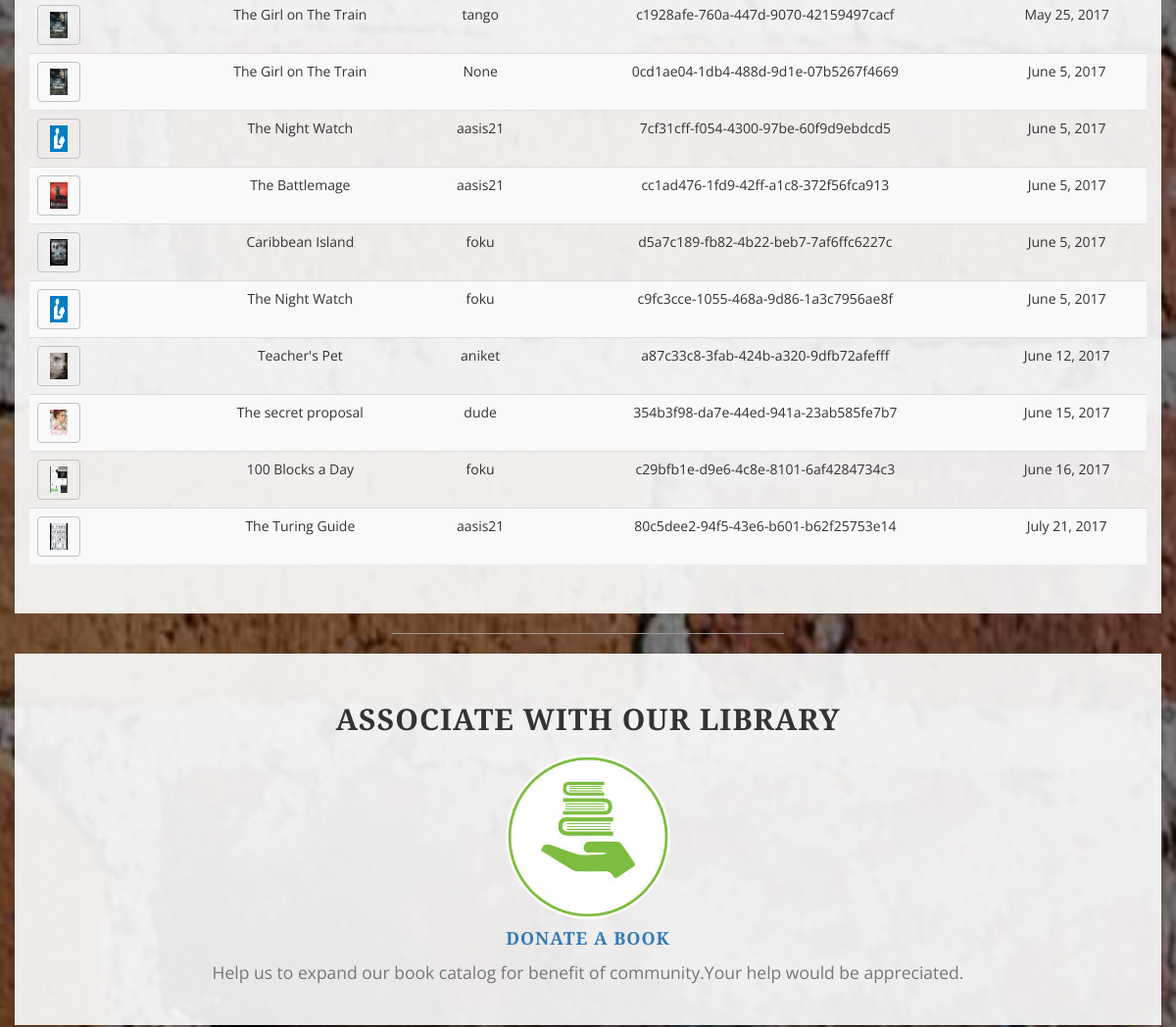
/lib/issued/ (signed in, middle part), run on an earlier commit of the app's database.
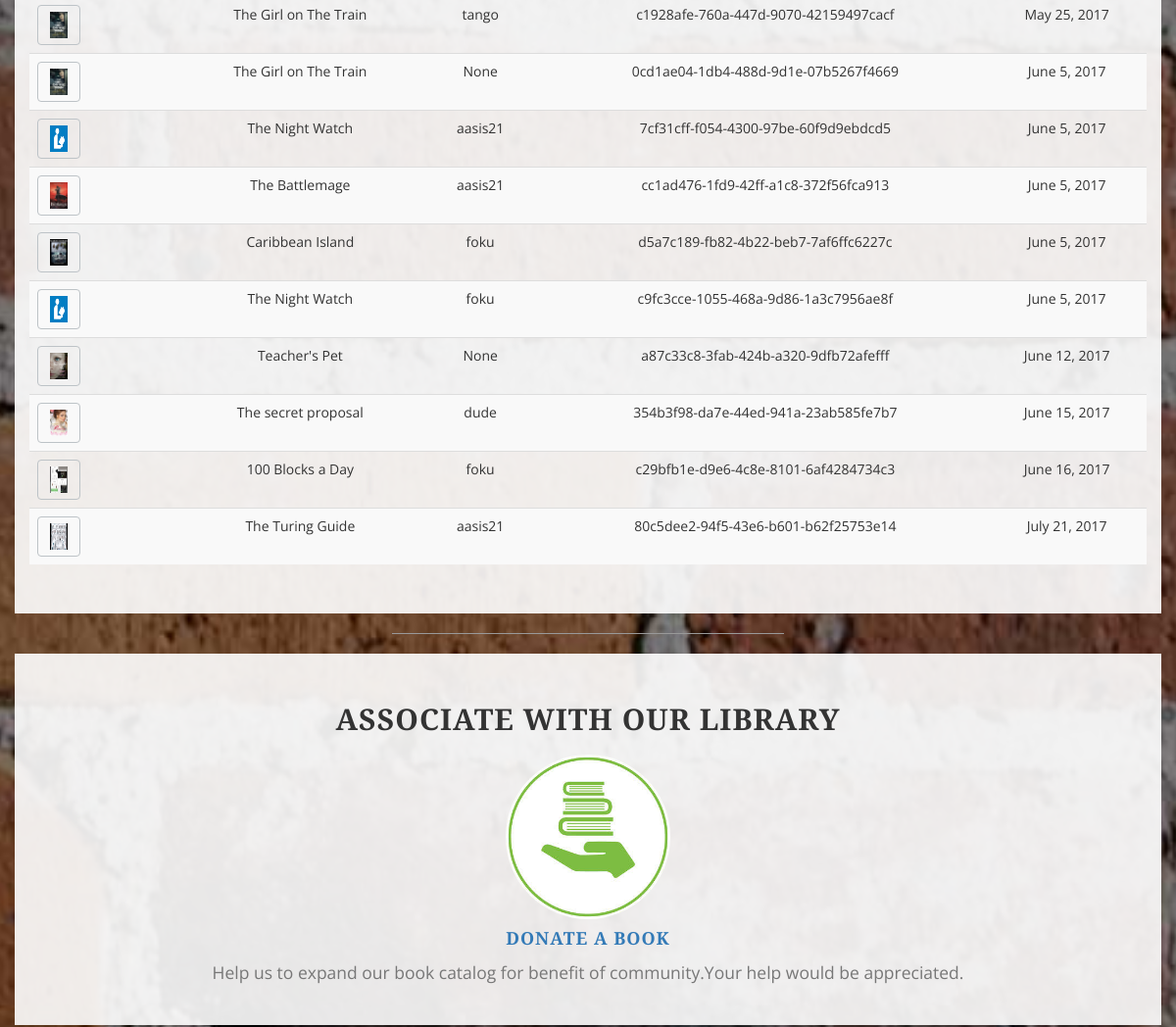
And on a later commit of the database.
### mylib/models.py (models this page shows, shortened)
class BookInstance(models.Model):
    id = models.UUIDField(primary_key=True,default=uuid.uuid4)
    book = models.ForeignKey('Book',on_delete=models.SET_NULL,null=True)
    imprint = models.CharField(max_length=200,blank=True)
    due_back = models.DateField(null=True,blank=True)
    borrower = models.ForeignKey(User,on_delete=models.SET_NULL,null=True,blank=True)
    RETURN_STATUS = (
        ('r', 'Return'),
        ('c', 'Confirm'),
        ('f','Fake request'),
    )
    LOAN_STATUS=(
        ('m','Maintainance'),
        ('o','On_loan'),
        ('a','Available'),
        ('r','Reserved'),
    )
    status=models.CharField(max_length=1,choices=LOAN_STATUS,default='a')
    rtn_status = models.CharField(max_length=1, choices=RETURN_STATUS, null=True, blank=True)
    @property
    def is_overdue(self):
        if date.today() > self.due_back:
            return True
        return False
    class Meta:
        ordering=["due_back"]
        permissions=(("lib_perms","librarian permissions"),("manage_books","book management"))

class Book(models.Model):
    title = models.CharField(max_length=200)
    author = models.ForeignKey(Author, on_delete=models.SET_NULL, null=True)
    description = models.TextField(max_length=1000, null=True, blank=True)
    genre = models.ForeignKey(Genre, on_delete=models.SET_NULL, null=True)
    cover = models.ImageField(upload_to=user_directory_path, null=True, blank=True)
    no_instance = models.IntegerField(null=True, blank=True, default=0)
    def image_url(self):
        if self.cover and hasattr(self.cover,'url'):
            return self.cover.url
        else:
            return '/static/1.jpg'

### mylib/views.py (the view)
@permission_required('mylib.manage_books')
def all_issued_book(request):
    all_issued=BookInstance.objects.filter(status__exact='o').order_by('due_back','borrower')
    return  render(request,'issued_books.html',context={'issued':all_issued})

### mylib/backend.py (called while the page is built)
    def get_user(self, user_id):
        try:
            return User.objects.get(pk=user_id)
        except User.DoesNotExist:
            return None

### mylib/global_context.py (called while the page is built)
def notice_context(request):
    if request.user.is_authenticated:
        que= Notification.objects.filter(user=request.user)
        re_note = que.values_list('notice', flat=True)
        note=re_note[::-1]
        if note:
            if len(note)>5:
                notice=note[:5]
            else:
                notice=note
        else:
            notice=['Request Book issue for notifications',]
    else:
        notice = ['Request Book issue for notifications',]
        note=['please login']
    return {'notice':notice,'note':note}

### mylib/templates/issued_books.html (shortened to what this page needs)
{% extends "index.html" %}
{% load staticfiles %}
{% block content %}
<div class="container box ">
    <div class="row">
        <div class="col-lg-12">
              {% if issued %}
            <table class="table table-striped">
                <tbody>
                {% for book in issued %}
                <tr>
                    <th scope="row"><a class="btn btn-custom"><img src="{{ book.book.image_url }}"  class="img-responsive" alt="" style="width:1em;height:1.5em;float:left"></a></th>
                    <td class="text-center">{{book.book.title}}</td>
                    <td class="text-center">{{book.borrower}}</td>
                    <td class="text-center">{{book.id}}</td>
                     {% if book.is_overdue %}
                    <td class="text-danger text-center">{{book.due_back}}</td>
                    {% else %}
                    <td class="text-center">{{book.due_back}}</td>
                    {% endif %}
                </tr>
                {% endfor %}
                </tbody>
            </table>
            {% else  %}
            <p class="text-center">There is no book issued.see issue requests to issue Books</p>
            {% endif %}
        </div>
    </div>
</div>
{% endblock content %}

What changed in the data, as far as the page shows it:
changed BookInstance "a87c33c8-3fab-424b-a320-9dfb72afefff": borrower "aniket" → "None"
